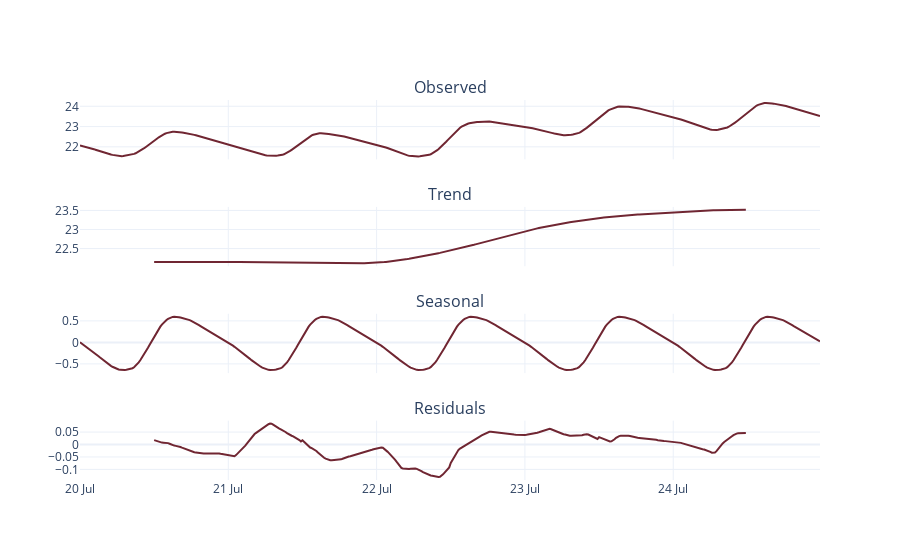

Here is the notebook cell this chart was saved with:
### Code cell
fig = make_subplots(rows=4, cols=1, shared_xaxes=True, subplot_titles=("Observed", "Trend", "Seasonal", "Residuals"))

vals = [results.observed, results.trend, results.seasonal, results.resid]

for ix, data in enumerate(vals):
    # showlegendbool = True if ix == 0 else False
    fig.add_trace(go.Scatter(
        x=data.index,
        y=data.values, 
        mode='lines',
        # name="Zone Air Temperature",
        showlegend=False,
        marker_color=colorway[0]
    ), row=ix+1, col=1)

fig.update_xaxes(
    dtick="D1",
    tickformat='%d %b')

fig.show()

### Figure 1 — Plotly figure (JSON) as saved in the notebook; plotly's stock layout.template omitted (floating-point values rounded to 4 significant figures; data arrays with more than 128 entries replaced by an {"elided": "..."} marker saying what was removed)
{"data": [{"marker": {"color": "#702632"}, "mode": "lines", "showlegend": false, "type": "scatter", "x": {"elided": "480 str values"}, "xaxis": "x", "y": {"elided": "480 float values"}, "yaxis": "y"}, {"marker": {"color": "#702632"}, "mode": "lines", "showlegend": false, "type": "scatter", "x": {"elided": "480 str values"}, "xaxis": "x2", "y": {"elided": "480 float values"}, "yaxis": "y2"}, {"marker": {"color": "#702632"}, "mode": "lines", "showlegend": false, "type": "scatter", "x": {"elided": "480 str values"}, "xaxis": "x3", "y": {"elided": "480 float values"}, "yaxis": "y3"}, {"marker": {"color": "#702632"}, "mode": "lines", "showlegend": false, "type": "scatter", "x": {"elided": "480 str values"}, "xaxis": "x4", "y": {"elided": "480 float values"}, "yaxis": "y4"}], "layout": {"annotations": [{"font": {"size": 16}, "showarrow": false, "text": "Observed", "x": 0.5, "xanchor": "center", "xref": "paper", "y": 1, "yanchor": "bottom", "yref": "paper"}, {"font": {"size": 16}, "showarrow": false, "text": "Trend", "x": 0.5, "xanchor": "center", "xref": "paper", "y": 0.7188, "yanchor": "bottom", "yref": "paper"}, {"font": {"size": 16}, "showarrow": false, "text": "Seasonal", "x": 0.5, "xanchor": "center", "xref": "paper", "y": 0.4375, "yanchor": "bottom", "yref": "paper"}, {"font": {"size": 16}, "showarrow": false, "text": "Residuals", "x": 0.5, "xanchor": "center", "xref": "paper", "y": 0.1562, "yanchor": "bottom", "yref": "paper"}], "xaxis": {"anchor": "y", "domain": [0, 1], "dtick": "D1", "matches": "x4", "showticklabels": false, "tickformat": "%d %b"}, "xaxis2": {"anchor": "y2", "domain": [0, 1], "dtick": "D1", "matches": "x4", "showticklabels": false, "tickformat": "%d %b"}, "xaxis3": {"anchor": "y3", "domain": [0, 1], "dtick": "D1", "matches": "x4", "showticklabels": false, "tickformat": "%d %b"}, "xaxis4": {"anchor": "y4", "domain": [0, 1], "dtick": "D1", "tickformat": "%d %b"}, "yaxis": {"anchor": "x", "domain": [0.8438, 1]}, "yaxis2": {"anchor": "x2", "domain": [0.5625, 0.7188]}, "yaxis3": {"anchor": "x3", "domain": [0.2812, 0.4375]}, "yaxis4": {"anchor": "x4", "domain": [0, 0.1562]}}}
